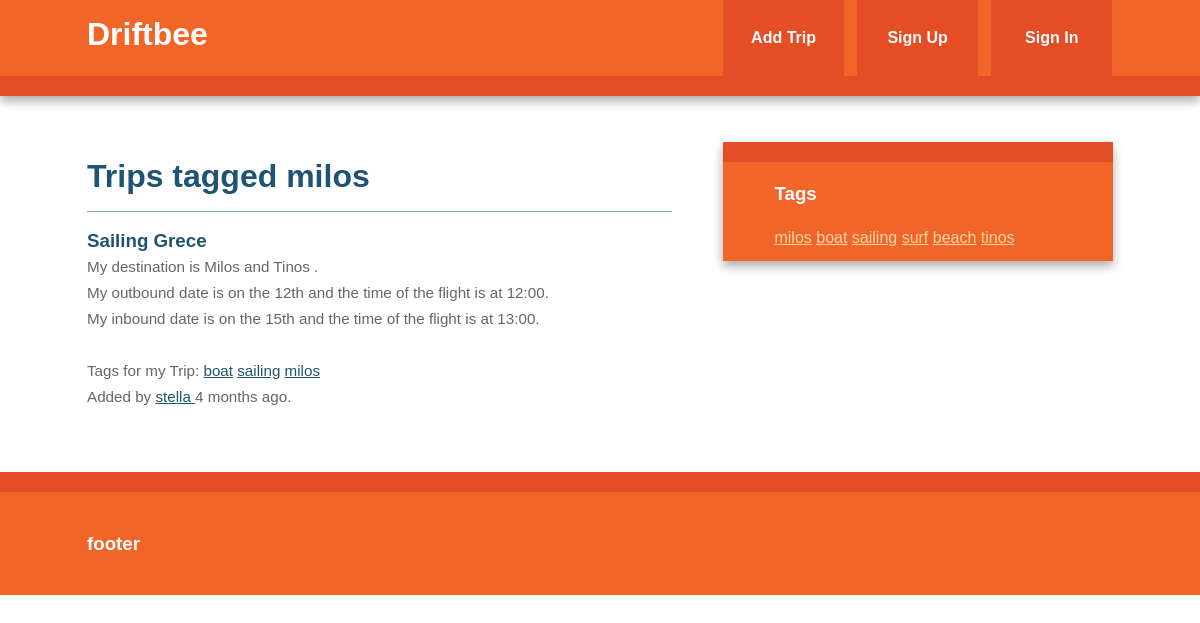
/tag/milos, run on the app's committed database.
### models.py (models this page shows, shortened)
class Tag(db.Model):
    id = db.Column(db.Integer, primary_key=True)
    name = db.Column(db.String(25), nullable=False, unique=True, index=True)
    @staticmethod
    def all():
        return Tag.query.all()
    def __repr__(self):
        return self.name

class Bookmark(db.Model):
    id = db.Column(db.Integer, primary_key=True)
    url = db.Column(db.Text, nullable=False)
    date = db.Column(db.DateTime, default=datetime.utcnow)
    description = db.Column(db.String(300))
    destination = db.Column(db.String(300))
    outbound_date = db.Column(db.String(300))
    outbound_time = db.Column(db.String(300))
    inbound_date = db.Column(db.String(300))
    inbound_time = db.Column(db.String(300))
    user_id = db.Column(db.Integer, db.ForeignKey('user.id'), nullable=False)
    _tags = db.relationship('Tag', secondary=tags, backref=db.backref('bookmarks', lazy='dynamic'))
    @property
    def tags(self):
        return ",".join([t.name for t in self._tags])
    @tags.setter
    def tags(self, string):
        if string:
            self._tags = [Tag.get_or_create(name) for name in string.split(',')]

class User(db.Model, UserMixin):
    id = db.Column(db.Integer, primary_key=True)
    username = db.Column(db.String(80), unique=True)
    email = db.Column(db.String(120), unique=True)
    bookmarks = db.relationship('Bookmark', backref='user', lazy='dynamic')
    password_hash = db.Column(db.String)
    @property
    def password(self):
        raise AttributeError('password: write-only field')

### views.py (the view)
@app.route('/tag/<name>')
def tag(name):
    tag = Tag.query.filter_by(name=name).first_or_404()
    return render_template('tag.html',tag=tag)

### views.py (called while the page is built)
@app.context_processor
def inject_tags():
    return dict(all_tags=Tag.all)

### templates/tag.html (shortened to what this page needs)
{% extends "base.html" %}
{% block content %}
	<article>
		<header>
			<h1>Trips tagged {{tag}}</h1>
			{% if tag.bookmarks.count()>0 %}
                {% with bookmarks=tag.bookmarks %}
                    {% include "bookmark_list.html" %}
                {% endwith %}
            {% else %}
                There are no trips with this tag.
            {% endif %}
		</header>
	</article>
{% endblock   %}

### templates/base.html (shortened to what this page needs)
<!doctype html>
<html class="no-js" lang="">
    <head>
        {% block styles %}
            <link rel="stylesheet" href="{{ url_for('static', filename='css/normalize.min.css') }}">
            <link rel="stylesheet" href="{{ url_for('static', filename='css/main.css') }}">
        {% endblock %}
    </head>
    <body>
        <div class="header-container">
            <header class="wrapper clearfix">
                <a href="{{url_for('index')}}"><h1 class="title">Driftbee</h1></a>
                <nav>
                    <ul>
                        <li><a href="{{ url_for('add')}}">Add Trip</a></li>
                        {% if current_user.is_authenticated %}
                            <li><a href="{{ url_for('user', username=current_user.username) }}">My Trips</a></li>
                            <li><a href="{{ url_for('logout') }}">Sign Out</a></li>
                        {% else %}
                            <li><a href="{{ url_for('signup') }}">Sign Up</a></li>
                            <li><a href="{{ url_for('login') }}">Sign In</a></li>
                        {% endif %}
                    </ul>
                </nav>
            </header>
        </div>
        <div class="main-container">
            <div class="main wrapper clearfix">
                {% block content %}
                {% endblock %}
                {% block sidebar %}
                    <aside>
                        <h3>Tags</h3>
                        {% for t in all_tags() %}
                            <a href="{{ url_for('tag',name=t)}}">{{t}}</a>
                        {% endfor%}
                    </aside>
                {% endblock %}
            </div>
        </div>
        <div class="footer-container">
            <footer class="wrapper">
                <h3>footer</h3>
            </footer>
        </div>
    </body>
</html>

### templates/bookmark_list.html (shortened to what this page needs)
<ul class="bookmarks">
    {% for bookmark in bookmarks %}
    <li>
        <a class="header" href="{{ bookmark.url }}">
            <h3 class="description">
                {{ bookmark.description|truncate(50,killwords=True) }}
            </h3>
        </a>
        <div class="info">
             <span class="destination">
                My destination is
                 {{ bookmark.destination|truncate(50,killwords=True) }}.
             </span>
            <br>
            <span class="outbound">
                My outbound date is on the
                 {{ bookmark.outbound_date|truncate(50,killwords=True) }}
                and the time of the flight is at
                {{ bookmark.outbound_time|truncate(50,killwords=True) }}.
             </span>
            <br>
            <span class="inbound">
                My inbound date is on the
                 {{ bookmark.inbound_date|truncate(50,killwords=True) }}
                and the time of the flight is at
                {{ bookmark.inbound_time|truncate(50,killwords=True) }}.
             </span>
            <br>
            <br>
            <span class="tags">
                Tags for my Trip:
                {% if bookmark.tags %}
                    {% for t in bookmark._tags %}
                        <a href="{{ url_for('tag',name=t)}}">{{ t }}</a>
                       {% endfor %}
                    {% else %}No tags.
                {% endif %}
             </span>
            <br>
            Added by <a href="{{ url_for('user', username=bookmark.user.username) }}">
            {{ bookmark.user.username }}
        </a>
        {{ moment(bookmark.date).fromNow() }}.
        </div>
    </li>
    {% endfor %}
</ul>

### static/css/main.css (style rules this page uses)
html { color: #222; font-size: 1em; line-height: 1.4; }
body { font: 16px/26px Helvetica, Helvetica Neue, Arial; }
.wrapper { width: 90%; margin: 0 5%; }
.header-container { border-bottom: 20px solid #e44d26; }
.footer-container, .main aside { border-top: 20px solid #e44d26; }
.header-container, .footer-container, .main aside { background: #f16529; }
.title { color: white; }
nav ul { margin: 0; padding: 0; list-style-type: none; }
nav a { display: block; margin-bottom: 10px; padding: 15px 0; text-align: center; text-decoration: none; font-weight: bold; color: white; background: #e44d26; }
.main { padding: 30px 0; }
.main article h1 { font-size: 2em; }
.main aside { color: white; padding: 0px 5% 10px; }
.footer-container footer { color: white; padding: 20px 0; }
a, a:visited { color: #1E5373; }
ul.bookmarks { list-style: none none; padding-left: 0; }
ul.bookmarks li { padding-bottom: .5em; border-top: 1px solid #7EA6BF; padding: 1em 0; }
a.header { color: #326786; text-decoration: none; display: block; }
a.header h3 { margin: 0 0 ; }
div.info { font-size: .95em; color:#666666; }
aside a { color: #FFD6A3; }
h1, h2, h3, h4, h5, h6 { color: #1E5373; }
.main aside h3, footer h3, footer a, footer a:visited { color:white ; }
@media only screen and (min-width: 480px) { nav a { float: left; width: 27%; margin: 0 1.7%; padding: 25px 2%; margin-bottom: 0; } }
@media only screen and (min-width: 480px) { nav li:first-child a { margin-left: 0; } }
@media only screen and (min-width: 480px) { nav li:last-child a { margin-right: 0; } }
@media only screen and (min-width: 480px) { nav ul li { display: inline; } }
@media only screen and (min-width: 768px) { .header-container, .main aside { -webkit-box-shadow: 0 5px 10px #aaa; -moz-box-shadow: 0 5px 10px #aaa; box-shadow: 0 5px 10px #aaa; } }
@media only screen and (min-width: 768px) { .title { float: left; } }
@media only screen and (min-width: 768px) { nav { float: right; width: 38%; } }
@media only screen and (min-width: 768px) { .main article { float: left; width: 57%; } }
@media only screen and (min-width: 768px) { .main aside { float: right; width: 28%; } }
@media only screen and (min-width: 1140px) { .wrapper { width: 1026px; margin: 0 auto; } }
.clearfix:before, .clearfix:after { content: " "; display: table; }
.clearfix:after { clear: both; }
.clearfix { *zoom: 1; }

### data on the page
Tag: name "milos"
Bookmark: description "Sailing Grece", destination "Milos and Tinos", outbound_date "12th", outbound_time "12:00", inbound_date "15th", inbound_time "13:00", user.username "stella", date "4 months ago"
Tag: name "boat"
Tag: name "sailing"
Tag: name "surf"
Tag: name "beach"
Tag: name "tinos"
